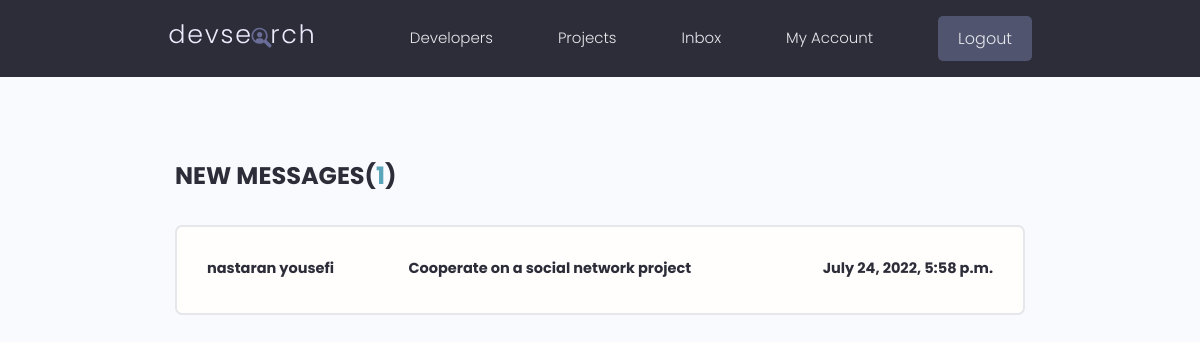
Screenshot of /inbox/ (signed in) with the database file from the repository.
### users/models.py (models this page shows, shortened)
class Message(models.Model):
    sender = models.ForeignKey(Profile, on_delete=models.SET_NULL, null=True, blank=True)
    recipient = models.ForeignKey(Profile, on_delete=models.SET_NULL, null=True, blank=False, related_name='messages')
    name = models.CharField(max_length=200, null=True, blank=True)
    email = models.EmailField(max_length=250, null=True, blank=True)
    subject = models.CharField(max_length=500, null=True, blank=True)
    body = models.TextField(blank=False, null=False)
    is_read = models.BooleanField(default=False, null=True)
    created = models.DateTimeField(auto_now_add=True)
    id = models.UUIDField(default=uuid.uuid4, unique=True, editable=False, primary_key=True)
    class Meta:
        ordering = ['is_read', '-created']

class Profile(models.Model):
    user = models.OneToOneField(User, on_delete=models.CASCADE, null=True, blank=True)
    name = models.CharField(max_length=250, null=True, blank=True)
    username = models.CharField(max_length=250, null=True, blank=True)
    email = models.EmailField(max_length=500, blank=True, null=True)
    short_intro = models.CharField(max_length=200, blank=True, null=True)
    bio = models.TextField(blank=True, null=True)
    location = models.CharField(max_length=200, blank=True, null=True)
    profile_image = models.ImageField(blank=True, null=True, upload_to='profiles/',
                         default='profiles/user-default.png')
    social_github = models.CharField(max_length=500, blank=True, null=True)
    social_linkedin = models.CharField(max_length=500, blank=True, null=True)
    social_website = models.CharField(max_length=500, blank=True, null=True)
    social_twitter = models.CharField(max_length=500, blank=True, null=True)
    created = models.DateTimeField(auto_now_add=True)
    id = models.UUIDField(default=uuid.uuid4, unique=True, editable=False, primary_key=True)

### users/views.py (the view)
# urls.py: path('inbox/', views.inbox_view, name='inbox'),
@login_required(login_url='login')
def inbox_view(request):
    profile = request.user.profile
    read_messages = profile.messages.exclude(is_read=False)
    unread_messages = profile.messages.filter(is_read=False)
    unread_messages_count = unread_messages.count()
    context = {
        'read_messages' : read_messages,
        'unread_messages' : unread_messages,
        'unread_messages_count' : unread_messages_count
    }
    return render(request, 'users/inbox.html', context)

### users/templates/users/inbox.html (shortened to what this page needs)
{% extends 'main.html' %}
{% block content %}
  <main class="inbox my-xl">
    <div class="content-box">
      <h3 class="inbox__title">New Messages(<span>{{ unread_messages_count }}</span>)</h3>
      <ul class="messages">
        {% for message in unread_messages %}
            <li class="message message--unread">
              <a href="message.html">
                  {% if message.sender %}
                    <span class="message__author">{{ message.sender.name }}</span>
                  {% elif message.name is not None %}
                    <span class="message__author">{{ message.name }}</span>
                  {% endif %}
                <span class="message__subject">{{ message.subject }}</span>
                <span class="message__date">{{ message.created }}</span>
              </a>
            </li>
        {% endfor %}
      </ul>
    </div>
  </main>
{% endblock %}

### static/styles/app.css (style rules this page uses)
:root { --color-sub: #2d2d39; }
.content-box { width: 95%; max-width: 85rem; margin: 0 auto; }
.inbox { height: 90vh; }
.inbox__title, .inbox__title span { font-size: 2.4rem; font-weight: 700; color: var(--color-sub); text-transform: uppercase; text-align: left; margin-bottom: 3rem; }
.inbox__title span { color: var(--color-main); }
.messages { list-style: none; background: var(--color-white); padding: 0.5rem 3rem; border: 2px solid var(--color-light); border-radius: 0.7rem; }
.message { padding: 2.5rem 0; }
.message > a span { font-size: 1.45rem; font-weight: 500; }
.message.message--unread a span { font-weight: 700; color: var(--color-sub); }
.message > a { display: flex; gap: 1rem; }
.message__author, .message__date { flex-basis: 25%; }
.message__subject { flex-basis: 50%; }
.message__date { text-align: right; }

### static/uikit/styles/modules/_variables.css (style rules this page uses)
:root { --color-main: #5aa5b9; --color-main-light: #e6faff; --color-sub: #3f4156; --color-sub-light: #51546e; --color-sub-lighter: #ededfd; --color-text: #737373; --color-gray: #8b8b8b; --color-light: #e5e7eb; --color-light-gray: #767676; --color-bg: #f8fafd; --color-white: #fffefd; --color-white-light: #f3f3f3; --color-success: #359e64; --color-success-bg: #def8e8; --color-error: #fc4b0b; --color-error-bg: #fff2ee; --font-base: 'Poppins', arial, helvetica, 'Segoe UI', roboto, ubuntu, sans-serif; --font-monospace: 'Fira Code', 'Courier New', courier, monospace; --font-regular: 300; --font-medium: 500; --font-bold: 700; --generic-shadow: 1px 1px 5px #00000010; --generic-transition: all 0.3s ease-in-out; }

### static/uikit/styles/modules/_base.css (style rules this page uses)
* { margin: 0; padding: 0; box-sizing: border-box; text-rendering: optimizeLegibility; color: inherit; font-size: inherit; }
html { font-size: 50%; }
@media only screen and (min-width: 480px) { html { font-size: 56.25%; } }
@media only screen and (min-width: 1200px) { html { font-size: 62.5%; } }
body { line-height: 1.6; font-weight: 400; font-size: 1.5rem; color: var(--color-text); background-color: var(--color-bg); min-height: 100vh; }

### static/uikit/styles/modules/_typography.css (style rules this page uses)
* { font-family: var(--font-base); }
h3 { font-size: 3.2rem; font-weight: var(--font-medium); }
p, span, strong { font-size: 1.6rem; color: var(--color-text); font-weight: var(--font-regular); }
a { padding-bottom: 2px; text-decoration: none; display: inline-block; color: var(--color-main); font-weight: var(--font-medium); }

### static/uikit/styles/modules/_utilities.css (style rules this page uses)
.my-xl { margin: 8rem auto; }

### rows the page displays
Message: sender.name "nastaran yousefi", subject "Cooperate on a social network project", created "July 24, 2022, 5:58 p.m."

### other values shown
{{ unread_messages_count }} "1"
